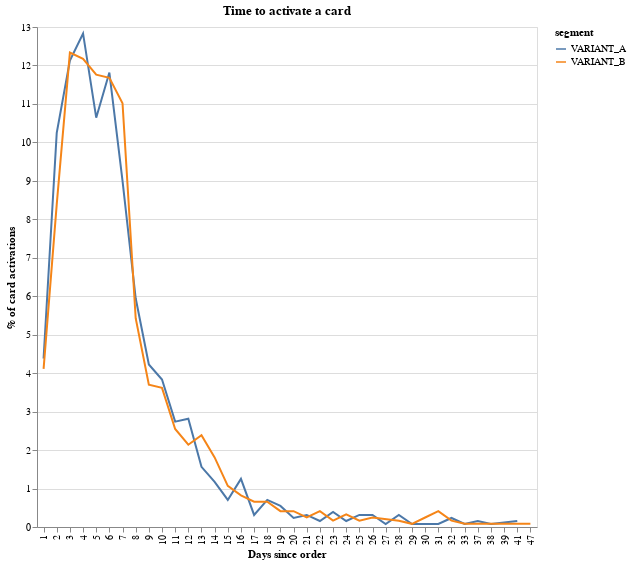

Notebook cell for this chart:
### Markdown cell above
Do users activate their cards at different times?

### Code cell
df = pd.read_csv("card_activation.csv")

# count days since experiment start.
df["date_diff"] = (
    pd.to_datetime(df["card_activation"]) - pd.to_datetime(df["card_order"])
).dt.days

# drop users that joined in the last 30 days -- too young.
df["age"] = (pd.to_datetime("today") - pd.to_datetime(df["created"])).dt.days
df = df.loc[df["age"] >= 30, :]
df = df.loc[pd.to_datetime(df["created"]) >= pd.to_datetime("2020-05-18"), :]

# set card_activate to 1 if the user activated card within 30 days
df["card_activate"] = 0
df.loc[df["date_diff"] <= 30, "card_activate"] = 1

# get card activation rate per order.
df = df.groupby(["segment", "date_diff"])["card_activate"].agg("count").reset_index()
df["perc"] = (
    100
    * df["card_activate"]
    / df.groupby(["segment"])["card_activate"].transform("sum")
)


alt.Chart(df.loc[df["segment"].isin(["VARIANT_A", "VARIANT_B"])]).mark_line().encode(
    x=alt.X("date_diff:N", axis=alt.Axis(title="Days since order")),
    y=alt.Y("perc:Q", axis=alt.Axis(title="% of card activations")),
    color="segment:N",
).properties(width=500, height=500, title="Time to activate a card")

### Figure 1 — Vega-Lite specification as saved in the notebook (floating-point values rounded to 4 significant figures)
{"config": {"view": {"continuousWidth": 400, "continuousHeight": 300}}, "data": {"name": "data-b9bd330658e8074b5470654784d4ce10"}, "mark": "line", "encoding": {"color": {"type": "nominal", "field": "segment"}, "x": {"type": "nominal", "axis": {"title": "Days since order"}, "field": "date_diff"}, "y": {"type": "quantitative", "axis": {"title": "% of card activations"}, "field": "perc"}}, "height": 500, "title": "Time to activate a card", "width": 500, "$schema": "https://vega.github.io/schema/vega-lite/v4.0.2.json", "datasets": {"data-b9bd330658e8074b5470654784d4ce10": [{"segment": "VARIANT_A", "date_diff": 1.0, "card_activate": 56, "perc": 4.382}, {"segment": "VARIANT_A", "date_diff": 2.0, "card_activate": 131, "perc": 10.25}, {"segment": "VARIANT_A", "date_diff": 3.0, "card_activate": 155, "perc": 12.13}, {"segment": "VARIANT_A", "date_diff": 4.0, "card_activate": 164, "perc": 12.83}, {"segment": "VARIANT_A", "date_diff": 5.0, "card_activate": 136, "perc": 10.64}, {"segment": "VARIANT_A", "date_diff": 6.0, "card_activate": 151, "perc": 11.82}, {"segment": "VARIANT_A", "date_diff": 7.0, "card_activate": 115, "perc": 8.998}, {"segment": "VARIANT_A", "date_diff": 8.0, "card_activate": 76, "perc": 5.947}, {"segment": "VARIANT_A", "date_diff": 9.0, "card_activate": 54, "perc": 4.225}, {"segment": "VARIANT_A", "date_diff": 10.0, "card_activate": 49, "perc": 3.834}, {"segment": "VARIANT_A", "date_diff": 11.0, "card_activate": 35, "perc": 2.739}, {"segment": "VARIANT_A", "date_diff": 12.0, "card_activate": 36, "perc": 2.817}, {"segment": "VARIANT_A", "date_diff": 13.0, "card_activate": 20, "perc": 1.565}, {"segment": "VARIANT_A", "date_diff": 14.0, "card_activate": 15, "perc": 1.174}, {"segment": "VARIANT_A", "date_diff": 15.0, "card_activate": 9, "perc": 0.7042}, {"segment": "VARIANT_A", "date_diff": 16.0, "card_activate": 16, "perc": 1.252}, {"segment": "VARIANT_A", "date_diff": 17.0, "card_activate": 4, "perc": 0.313}, {"segment": "VARIANT_A", "date_diff": 18.0, "card_activate": 9, "perc": 0.7042}, {"segment": "VARIANT_A", "date_diff": 19.0, "card_activate": 7, "perc": 0.5477}, {"segment": "VARIANT_A", "date_diff": 20.0, "card_activate": 3, "perc": 0.2347}, {"segment": "VARIANT_A", "date_diff": 21.0, "card_activate": 4, "perc": 0.313}, {"segment": "VARIANT_A", "date_diff": 22.0, "card_activate": 2, "perc": 0.1565}, {"segment": "VARIANT_A", "date_diff": 23.0, "card_activate": 5, "perc": 0.3912}, {"segment": "VARIANT_A", "date_diff": 24.0, "card_activate": 2, "perc": 0.1565}, {"segment": "VARIANT_A", "date_diff": 25.0, "card_activate": 4, "perc": 0.313}, {"segment": "VARIANT_A", "date_diff": 26.0, "card_activate": 4, "perc": 0.313}, {"segment": "VARIANT_A", "date_diff": 27.0, "card_activate": 1, "perc": 0.07825}, {"segment": "VARIANT_A", "date_diff": 28.0, "card_activate": 4, "perc": 0.313}, {"segment": "VARIANT_A", "date_diff": 29.0, "card_activate": 1, "perc": 0.07825}, {"segment": "VARIANT_A", "date_diff": 31.0, "card_activate": 1, "perc": 0.07825}, {"segment": "VARIANT_A", "date_diff": 32.0, "card_activate": 3, "perc": 0.2347}, {"segment": "VARIANT_A", "date_diff": 33.0, "card_activate": 1, "perc": 0.07825}, {"segment": "VARIANT_A", "date_diff": 37.0, "card_activate": 2, "perc": 0.1565}, {"segment": "VARIANT_A", "date_diff": 38.0, "card_activate": 1, "perc": 0.07825}, {"segment": "VARIANT_A", "date_diff": 41.0, "card_activate": 2, "perc": 0.1565}, {"segment": "VARIANT_B", "date_diff": 1.0, "card_activate": 50, "perc": 4.112}, {"segment": "VARIANT_B", "date_diff": 2.0, "card_activate": 102, "perc": 8.388}, {"segment": "VARIANT_B", "date_diff": 3.0, "card_activate": 150, "perc": 12.34}, {"segment": "VARIANT_B", "date_diff": 4.0, "card_activate": 148, "perc": 12.17}, {"segment": "VARIANT_B", "date_diff": 5.0, "card_activate": 143, "perc": 11.76}, {"segment": "VARIANT_B", "date_diff": 6.0, "card_activate": 142, "perc": 11.68}, {"segment": "VARIANT_B", "date_diff": 7.0, "card_activate": 134, "perc": 11.02}, {"segment": "VARIANT_B", "date_diff": 8.0, "card_activate": 66, "perc": 5.428}, {"segment": "VARIANT_B", "date_diff": 9.0, "card_activate": 45, "perc": 3.701}, {"segment": "VARIANT_B", "date_diff": 10.0, "card_activate": 44, "perc": 3.618}, {"segment": "VARIANT_B", "date_diff": 11.0, "card_activate": 31, "perc": 2.549}, {"segment": "VARIANT_B", "date_diff": 12.0, "card_activate": 26, "perc": 2.138}, {"segment": "VARIANT_B", "date_diff": 13.0, "card_activate": 29, "perc": 2.385}, {"segment": "VARIANT_B", "date_diff": 14.0, "card_activate": 22, "perc": 1.809}, {"segment": "VARIANT_B", "date_diff": 15.0, "card_activate": 13, "perc": 1.069}, {"segment": "VARIANT_B", "date_diff": 16.0, "card_activate": 10, "perc": 0.8224}, {"segment": "VARIANT_B", "date_diff": 17.0, "card_activate": 8, "perc": 0.6579}, {"segment": "VARIANT_B", "date_diff": 18.0, "card_activate": 8, "perc": 0.6579}, {"segment": "VARIANT_B", "date_diff": 19.0, "card_activate": 5, "perc": 0.4112}, {"segment": "VARIANT_B", "date_diff": 20.0, "card_activate": 5, "perc": 0.4112}, {"segment": "VARIANT_B", "date_diff": 21.0, "card_activate": 3, "perc": 0.2467}, {"segment": "VARIANT_B", "date_diff": 22.0, "card_activate": 5, "perc": 0.4112}, {"segment": "VARIANT_B", "date_diff": 23.0, "card_activate": 2, "perc": 0.1645}, {"segment": "VARIANT_B", "date_diff": 24.0, "card_activate": 4, "perc": 0.3289}, {"segment": "VARIANT_B", "date_diff": 25.0, "card_activate": 2, "perc": 0.1645}, {"segment": "VARIANT_B", "date_diff": 26.0, "card_activate": 3, "perc": 0.2467}, {"segment": "VARIANT_B", "date_diff": 28.0, "card_activate": 2, "perc": 0.1645}, {"segment": "VARIANT_B", "date_diff": 29.0, "card_activate": 1, "perc": 0.08224}, {"segment": "VARIANT_B", "date_diff": 30.0, "card_activate": 3, "perc": 0.2467}, {"segment": "VARIANT_B", "date_diff": 31.0, "card_activate": 5, "perc": 0.4112}, {"segment": "VARIANT_B", "date_diff": 32.0, "card_activate": 2, "perc": 0.1645}, {"segment": "VARIANT_B", "date_diff": 33.0, "card_activate": 1, "perc": 0.08224}, {"segment": "VARIANT_B", "date_diff": 39.0, "card_activate": 1, "perc": 0.08224}, {"segment": "VARIANT_B", "date_diff": 47.0, "card_activate": 1, "perc": 0.08224}]}}
